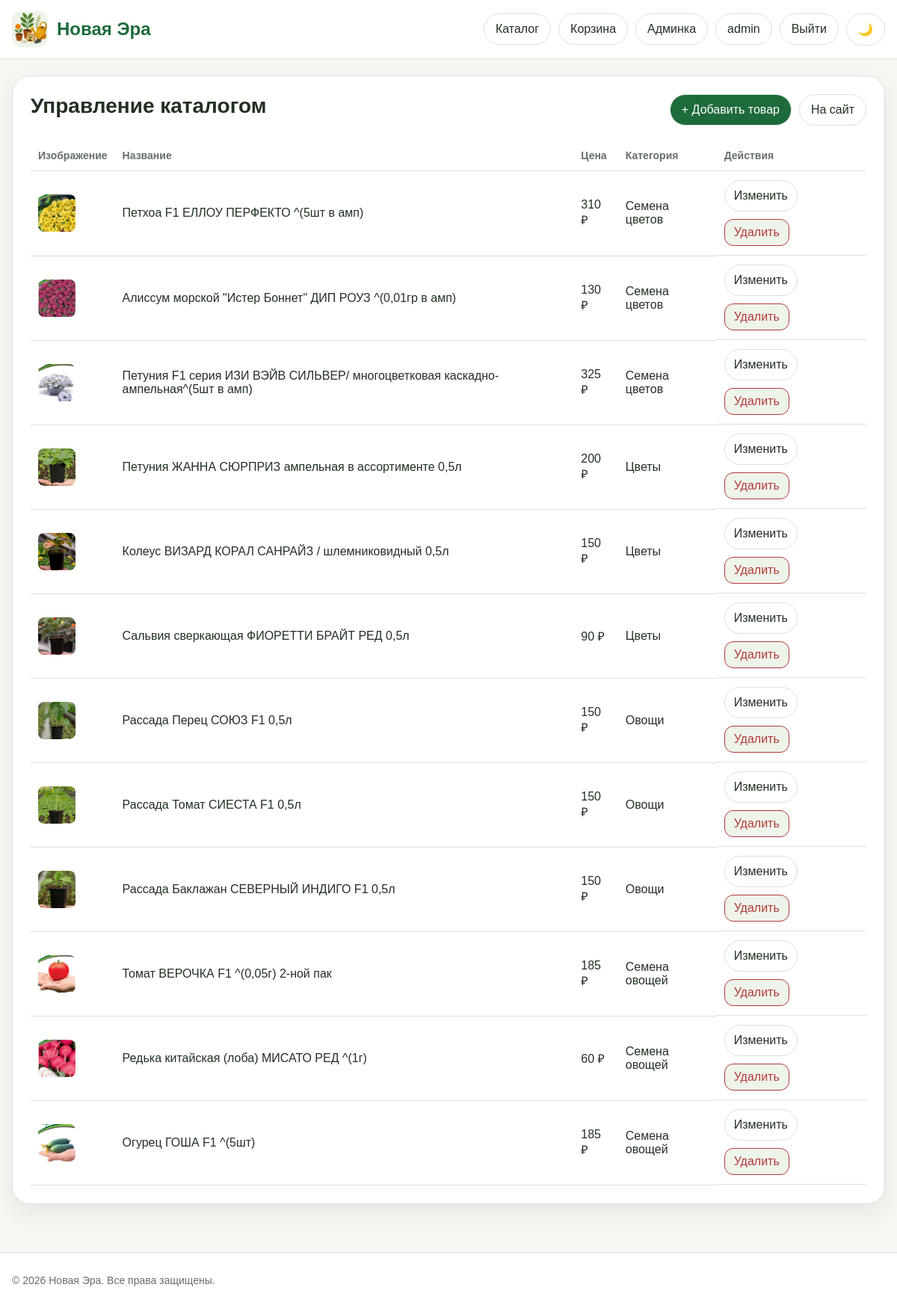
The page /admin (signed in) on the database its author committed.
### models.py (models this page shows, shortened)
class User(UserMixin, db.Model):
    __tablename__ = "users"
    id = db.Column(db.Integer, primary_key=True)
    username = db.Column(db.String(80), unique=True, nullable=False, index=True)
    email = db.Column(db.String(120), unique=True, nullable=False, index=True)
    password_hash = db.Column(db.String(255), nullable=False)
    is_admin = db.Column(db.Boolean, default=False, nullable=False)
    created_at = db.Column(db.DateTime, default=datetime.utcnow, nullable=False)

class Product(db.Model):
    __tablename__ = "products"
    id = db.Column(db.Integer, primary_key=True)
    name = db.Column(db.String(200), nullable=False, index=True)
    description = db.Column(db.Text, nullable=False)
    price = db.Column(db.Float, nullable=False)
    image_url = db.Column(db.String(255), nullable=True)
    category_id = db.Column(db.Integer, db.ForeignKey("categories.id"), nullable=False)
    created_at = db.Column(db.DateTime, default=datetime.utcnow, nullable=False)
    category = db.relationship("Category", back_populates="products", lazy="selectin")
    def _resolve_image_url(self) -> str:
        if not self.image_url or not self.image_url.strip():
            return "/static/images/icon.png"
        value = self.image_url.strip().replace("\\", "/")
        if value.startswith(("http://", "https://", "/")):
            return value
        if value.startswith("static/"):
            return "/" + value
        return f"/static/{value.lstrip('/')}"
    @property
    def image_src(self) -> str:
        return self._resolve_image_url()

class Category(db.Model):
    __tablename__ = "categories"
    id = db.Column(db.Integer, primary_key=True)
    slug = db.Column(db.String(64), unique=True, nullable=False, index=True)
    name = db.Column(db.String(100), unique=True, nullable=False)
    products = db.relationship("Product", back_populates="category", cascade="all, delete-orphan", lazy="selectin")

### routes.py (the view)
@bp.route("/admin")
@login_required
def admin():
    _admin_only()
    return render_template("admin.html", products=Product.query.order_by(Product.id.desc()).all())

### app.py (called while the page is built)
def create_app() -> Flask:
    app = Flask(__name__, instance_relative_config=True)
    app.config["SECRET_KEY"] = os.environ.get("SECRET_KEY", "dev-secret-key-change-in-prod")
    app.config["SQLALCHEMY_DATABASE_URI"] = os.environ.get("DATABASE_URL", "sqlite:///shop.db")
    app.config["SQLALCHEMY_TRACK_MODIFICATIONS"] = False
    app.config["BRAND_NAME"] = BRAND_NAME
    os.makedirs(app.instance_path, exist_ok=True)
    db.init_app(app)
    login_manager.init_app(app)
    csrf.init_app(app)
    login_manager.login_view = "main.login"
    login_manager.login_message = "Сначала войдите в аккаунт."
    app.register_blueprint(bp)
    @app.context_processor
    def inject_globals():
        return {"brand_name": app.config["BRAND_NAME"]}
    with app.app_context():
        db.create_all()
        _seed_initial_data()
        _create_admin_user()
    return app

### routes.py (called while the page is built)
@login_manager.user_loader
def load_user(user_id: str):
    try: return db.session.get(User, int(user_id))
    except: return None

def _admin_only():
    if not current_user.is_authenticated or not current_user.is_admin:
        abort(403)

### templates/admin.html (shortened to what this page needs)
{% extends "base.html" %}
{% block content %}
<div class="admin-card">
    <div class="admin-head">
        <h1>Управление каталогом</h1>
        <div class="admin-actions">
            <a href="{{ url_for('main.add_product') }}" class="top-link" style="background:var(--brand);color:#fff;">+ Добавить товар</a>
            <a href="{{ url_for('main.index') }}" class="top-link">На сайт</a>
        </div>
    </div>
    <div class="table-wrap">
        <table class="admin-table">
            <thead>
                <tr>
                    <th>Изображение</th>
                    <th>Название</th>
                    <th>Цена</th>
                    <th>Категория</th>
                    <th>Действия</th>
                </tr>
            </thead>
            <tbody>
                {% for p in products %}
                <tr>
                    <td data-label="Изображение">
                        <img src="{{ p.image_src }}" alt="{{ p.name }}" style="width:50px;height:50px;object-fit:cover;border-radius:8px;">
                    </td>
                    <td data-label="Название">{{ p.name }}</td>
                    <td data-label="Цена">{{ "%.0f"|format(p.price) }} ₽</td>
                    <td data-label="Категория">{{ p.category.name }}</td>
                    <td data-label="Действия" class="row-actions">
                        <a href="{{ url_for('main.edit_product', product_id=p.id) }}" class="top-link" style="min-width:auto;padding:8px 12px;">Изменить</a>
                        <form method="POST" action="{{ url_for('main.delete_product', product_id=p.id) }}" style="display:inline;" onsubmit="return confirm('Удалить товар?');">
                            <button type="submit" class="delete-mini">Удалить</button>
                        </form>
                    </td>
                </tr>
                {% else %}
                <tr>
                    <td colspan="5" style="text-align:center;color:var(--muted);padding:20px;">Товаров пока нет</td>
                </tr>
                {% endfor %}
            </tbody>
        </table>
    </div>
</div>
{% endblock %}

### templates/base.html (shortened to what this page needs)
<!DOCTYPE html>
<html lang="ru">
<head>
    <link rel="stylesheet" href="{{ url_for('static', filename='css/style.css') }}">
</head>
<body>
<header class="header">
    <div class="container header-inner">
        <div class="logo">
            <a href="{{ url_for('main.index') }}" style="display:flex;align-items:center;gap:12px;">
                <img src="{{ url_for('static', filename='images/icon.png') }}" alt="Logo" style="width:48px;height:48px;border-radius:12px;">
                <div class="logo-text">
                    <div class="title" style="color:var(--brand);">{{ brand_name }}</div>
                </div>
            </a>
        </div>
        <nav class="top-nav">
            <a href="{{ url_for('main.index') }}" class="top-link">Каталог</a>
            <a href="{{ url_for('main.basket') }}" class="top-link">Корзина</a>
            {% if current_user.is_authenticated %}
                {% if current_user.is_admin %}
                    <a href="{{ url_for('main.admin') }}" class="top-link">Админка</a>
                {% endif %}
                <span class="top-link">{{ current_user.username }}</span>
                <a href="{{ url_for('main.logout') }}" class="top-link">Выйти</a>
            {% else %}
                <a href="{{ url_for('main.login') }}" class="top-link">Войти</a>
            {% endif %}
            <button id="themeToggle" class="switch-btn">🌙</button>
        </nav>
    </div>
</header>
<main class="main-content container">
    {% block content %}{% endblock %}
</main>
<footer class="footer">
    <div class="container footer-inner">
        <p>© 2026 {{ brand_name }}. Все права защищены.</p>
    </div>
</footer>
</body>
</html>

### static/css/style.css (style rules this page uses)
:root { --bg: #f6f7f3; --surface: #ffffff; --surface-soft: #eef4ea; --text: #233022; --muted: #667066; --brand: #1d6a3a; --brand-dark: #14552d; --border: #d9e3d6; --shadow: 0 12px 30px rgba(16, 48, 26, 0.08); --error: #b33a3a; --warning: #b46f0b; --success: #2a7d46; }
*, *::before, *::after { box-sizing: border-box; }
html { scroll-behavior: smooth; }
body { margin: 0; font-family: Arial, Helvetica, sans-serif; background: var(--bg); color: var(--text); }
a { color: inherit; text-decoration: none; }
img { max-width: 100%; display: block; }
button, input, select, textarea { font: inherit; }
.container { width: min(1180px, calc(100% - 32px)); margin: 0 auto; }
.main-content { padding: 22px 0 40px; }
.header { position: sticky; top: 0; z-index: 20; background: color-mix(in srgb, var(--surface) 92%, transparent); backdrop-filter: blur(10px); border-bottom: 1px solid var(--border); }
.header-inner { min-height: 78px; display: flex; align-items: center; justify-content: space-between; gap: 20px; }
.logo { display: flex; align-items: center; gap: 12px; min-width: 0; }
.logo img { width: 52px; height: 52px; border-radius: 16px; object-fit: cover; background: var(--surface-soft); }
.logo-text { min-width: 0; }
.title { font-size: 24px; font-weight: 800; line-height: 1.1; }
.top-nav { display: flex; align-items: center; gap: 10px; flex-wrap: wrap; justify-content: flex-end; }
.top-link, .switch-btn { border: 1px solid var(--border); background: var(--surface); color: var(--text); padding: 11px 15px; border-radius: 999px; display: inline-flex; align-items: center; justify-content: center; min-height: 42px; cursor: pointer; }
.footer { border-top: 1px solid var(--border); background: var(--surface); margin-top: 24px; }
.footer-inner { min-height: 74px; display: flex; align-items: center; color: var(--muted); font-size: 14px; }
.form-container, .cart-container, .admin-card { background: var(--surface); border: 1px solid var(--border); border-radius: 24px; box-shadow: var(--shadow); padding: 24px; }
.admin-head { display: flex; align-items: flex-start; justify-content: space-between; gap: 16px; flex-wrap: wrap; margin-bottom: 20px; }
.admin-head h1 { margin: 0; font-size: 28px; }
.admin-actions { display: flex; gap: 10px; flex-wrap: wrap; justify-content: flex-end; }
.table-wrap { overflow-x: auto; margin-top: 18px; }
.admin-table { width: 100%; border-collapse: collapse; }
.admin-table th, .admin-table td { padding: 12px 10px; text-align: left; border-bottom: 1px solid var(--border); vertical-align: middle; }
.admin-table th { font-size: 14px; color: var(--muted); white-space: nowrap; }
.row-actions { display: flex; gap: 10px; flex-wrap: wrap; align-items: center; }
.delete-mini { background: var(--surface-soft); border: 1px solid var(--error); color: var(--error); padding: 8px 12px; border-radius: 12px; cursor: pointer; }

### rows shown on the page
User: username "admin"
Product: image_src (picture), name "Петхоа F1 ЕЛЛОУ ПЕРФЕКТО ^(5шт в амп)", price "310", category.name "Семена цветов"
Product: image_src (picture), name "Алиссум морской \"Истер Боннет\" ДИП РОУЗ ^(0,01гр в амп)", price "130", category.name "Семена цветов"
Product: image_src (picture), name "Петуния F1 серия ИЗИ ВЭЙВ СИЛЬВЕР/ многоцветковая каскадно-ампельная^(5шт в амп)", price "325", category.name "Семена цветов"
Product: image_src (picture), name "Петуния ЖАННА СЮРПРИЗ ампельная в ассортименте 0,5л", price "200", category.name "Цветы"
Product: image_src (picture), name "Колеус ВИЗАРД КОРАЛ САНРАЙЗ / шлемниковидный 0,5л", price "150", category.name "Цветы"
Product: image_src (picture), name "Сальвия сверкающая ФИОРЕТТИ БРАЙТ РЕД 0,5л", price "90", category.name "Цветы"
Product: image_src (picture), name "Рассада Перец СОЮЗ F1 0,5л", price "150", category.name "Овощи"
Product: image_src (picture), name "Рассада Томат СИЕСТА F1 0,5л", price "150", category.name "Овощи"
Product: image_src (picture), name "Рассада Баклажан СЕВЕРНЫЙ ИНДИГО F1 0,5л", price "150", category.name "Овощи"
Product: image_src (picture), name "Томат ВЕРОЧКА F1 ^(0,05г) 2-ной пак", price "185", category.name "Семена овощей"
Product: image_src (picture), name "Редька китайская (лоба) МИСАТО РЕД ^(1г)", price "60", category.name "Семена овощей"
Product: image_src (picture), name "Огурец ГОША F1 ^(5шт)", price "185", category.name "Семена овощей"

### other values the page prints
{{ brand_name }} "Новая Эра"
